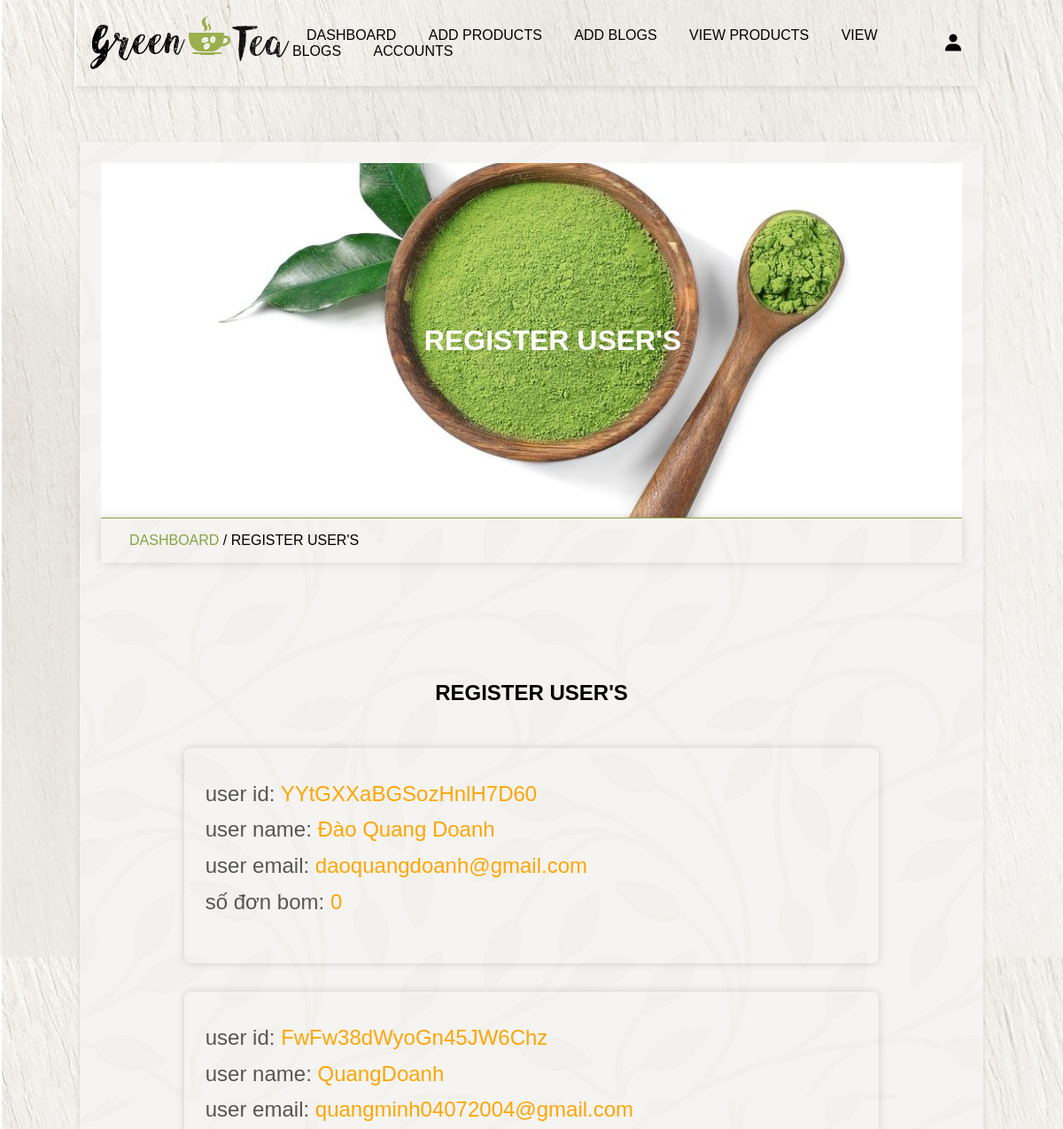
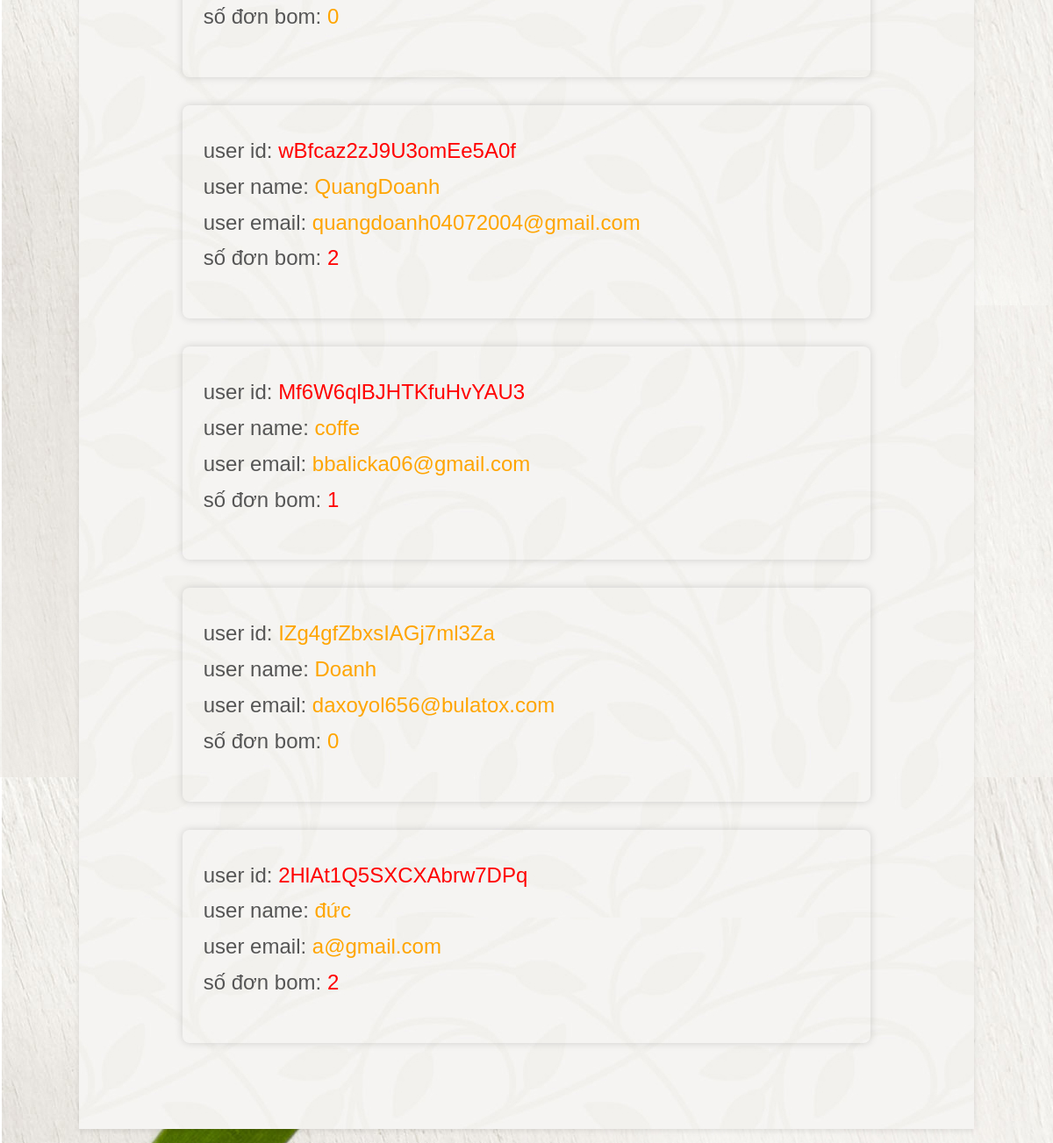
Screenshot of /account.php (signed in) with the database file from the repository (2 pictures, top to bottom).
### tables this page shows
CREATE TABLE `users` (
  `id` varchar(20) NOT NULL,
  `name` varchar(50) NOT NULL,
  `email` varchar(100) NOT NULL,
  `password` varchar(50) NOT NULL,
  `user_type` varchar(100) NOT NULL DEFAULT 'user',
  `bom` bigint(20) NOT NULL
);

### account.php (the view, shortened to what this page needs)
<?php
include 'connect.php';
?>
<!DOCTYPE html>
<html lang="en">
<head>
<link href='https://unpkg.com/boxicons@2.1.4/css/boxicons.min.css' rel='stylesheet'>
<link rel ="stylesheet" type = "text/css" href="backend.css?v=<?php echo time(); ?>">
</head>
<body>
<?php  include 'admin_header.php'; ?>
    <div class="main">
        <div class = "banner">
            <h1>register user's</h1>
        </div>
        <div class = "title2">
            <a href="dashboard.php">dashboard</a><span> / register user's</span>
        </div>
        <section class = "accounts">
            <h1 class="heading">register user's</h1>
            <div class = "box-container">
                <?php
                    $select_users = $conn->prepare("select * from `users`");
                    $select_users->execute();
                    if($select_users->rowCount() > 0){
                        while($fetch_users = $select_users->fetch(PDO::FETCH_ASSOC)){
                            $user_id = $fetch_users['id'];
                            $bom_count = $fetch_users['bom'];
                            $color = ($bom_count > 0) ? 'red' : 'orange';
                ?>
                <div class = "box" style="text-align:start ">
                    <p>user id: <span style="color: <?=$color;?>"><?=$user_id;?></span></p>
                    <p>user name: <span><?=$fetch_users['name']; ?></span></p>
                    <p>user email: <span><?=$fetch_users['email']; ?></span></p>
                    <p>số đơn bom: <span style="color: <?=$color;?>" ><?=$fetch_users['bom']; ?></span> </p>
                </div>
                <?php
                        }
                    }else{echo '
                        <div class = "empty">
                            <p>no user registered yet</p>
                        </div>
                    ';
                    }
                ?>
            </div>
        </section>
    </div>
</body>
</html>

### backend.css (style rules this page uses)
* { margin: 0; padding: 0; box-sizing: border-box; }
:root { --green: #87a243; --light-green: #e0ffcd; --box-shadow: 0 0 10px rgba(0 0 0/15%); }
html { font-size: 16px; -ms-overflow-style: scrollbar; -webkkit-tap-highlight-color: transparent; font-family: sans-serif; --ms-text-size-adjust: 100%; -webkit-text-size-djust: 100%; }
body { background-image: url('img/body-bg.jpg'); width: 100%; }
.main { width: 85vw; background: url('img/bg.jpg'); box-shadow: 0 2px 6px 0 rgb(0 0 0 / 10%); margin: 1rem auto; margin-top: 10rem; padding: 2%; }
a { text-decoration: none; }
.box-container { display: grid; grid-template-columns: repeat(auto-fit, minmax(30rem, 1fr)); align-items: center; justify-content: center; }
.box-container .box { margin: 1rem; }
.heading { text-align: center; text-transform: uppercase; padding: 1rem; margin-bottom: 1rem; }
section, .post-editor { width: 75 vw; min-height: 100vh; border-radius: 10px; padding: 4%; margin: 8% 4%; margin-bottom: 2%; }
.banner { background-image: url('img/banner.jpg'); background-size: cover; background-position: center; background-color: var(--green); width: 100%; height: 50vh; text-align: center; display: flex; justify-content: center; align-items: center; }
.banner h1 { text-transform: uppercase; color: #fff; margin-left: 3rem; }
.title2 { border-top: 1px solid var(--green); padding: 1rem 2rem; text-transform: uppercase; box-shadow: var(--box-shadow); }
.title2 a { color: var(--green); }
.accounts .box-container .box { font-size: 1.5rem; text-align: center; box-shadow: var(--box-shadow); border-radius: .5rem; text-align: center; padding: 2rem 1.5rem; padding-bottom: 3rem; line-height: 1.7; color: #555; }
.accounts .box-container .box span { color: orange; }

### rows the page displays
users: id "YYtGXXaBGSozHnlH7D60", name "Đào Quang Doanh", email "daoquangdoanh@gmail.com", bom "0"
users: id "FwFw38dWyoGn45JW6Chz", name "QuangDoanh", email "quangminh04072004@gmail.com", bom "0"
users: id "wBfcaz2zJ9U3omEe5A0f", name "QuangDoanh", email "quangdoanh04072004@gmail.com", bom "2"
users: id "Mf6W6qlBJHTKfuHvYAU3", name "coffe", email "bbalicka06@gmail.com", bom "1"
users: id "IZg4gfZbxsIAGj7ml3Za", name "Doanh", email "daxoyol656@bulatox.com", bom "0"
users: id "2HlAt1Q5SXCXAbrw7DPq", name "đức", email "a@gmail.com", bom "2"
